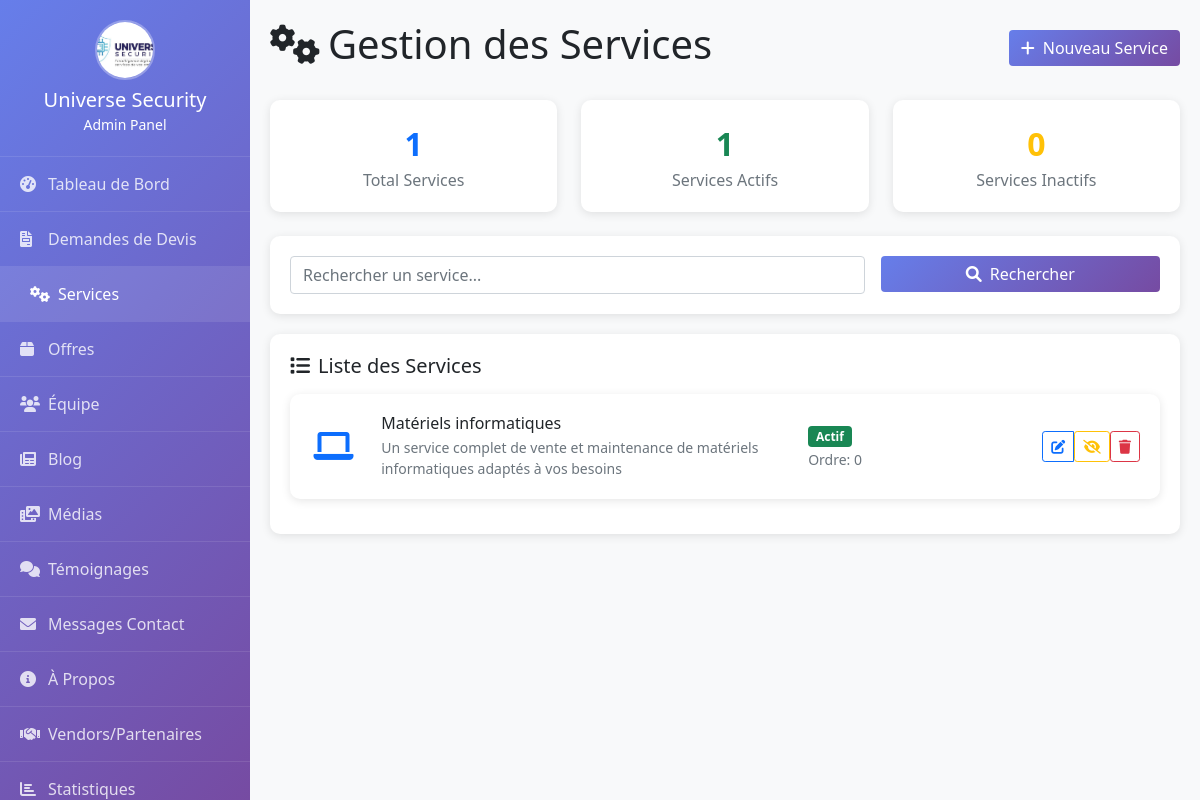
The app's page /admin/services.php (signed in) with its own data.
### tables this page shows
CREATE TABLE `services` (
  `id` int(11) NOT NULL,
  `title` varchar(100) NOT NULL,
  `description` text NOT NULL,
  `icon` varchar(50) DEFAULT NULL,
  `price` decimal(10,2) DEFAULT NULL,
  `currency` varchar(10) DEFAULT 'XOF',
  `is_active` tinyint(1) DEFAULT 1,
  `display_order` int(11) DEFAULT 0,
  `created_at` timestamp NOT NULL DEFAULT current_timestamp(),
  `updated_at` timestamp NOT NULL DEFAULT current_timestamp() ON UPDATE current_timestamp(),
  `created_by` int(11) DEFAULT NULL
);

### admin/classes/ServiceManager.php (called while the page is built, shortened)
<?php
require_once __DIR__ . '/../config/database.php';
class ServiceManager {
    private $conn;
    private $table_name = "services";
    public function __construct() {
        $database = new Database();
        $this->conn = $database->getConnection();
    }
    public function getAllServices($active_only = false) {
        $query = "SELECT s.*, a.full_name as created_by_name
                  FROM " . $this->table_name . " s
                  LEFT JOIN admins a ON s.created_by = a.id";
        $query .= " ORDER BY s.display_order ASC, s.created_at DESC";
        $stmt = $this->conn->prepare($query);
        $stmt->execute();
        return $stmt->fetchAll();
    }
    public function getServiceStats() {
        $stats = [];
        $query = "SELECT COUNT(*) as total FROM " . $this->table_name;
        $stmt = $this->conn->prepare($query);
        $stmt->execute();
        $stats['total'] = $stmt->fetch()['total'];
        $query = "SELECT COUNT(*) as count FROM " . $this->table_name . " WHERE is_active = 1";
        $stmt = $this->conn->prepare($query);
        $stmt->execute();
        $stats['active'] = $stmt->fetch()['count'];
        $stats['inactive'] = $stats['total'] - $stats['active'];
        return $stats;
    }
}
?>

### admin/config/database.php (called while the page is built, shortened)
<?php
class Database {
    private $host = 'localhost';
    private $db_name = 'universe_security_admin';
    private $username = 'root';
    private $password = '';
    public function getConnection() {
        $this->conn = null;
        try {
            $this->conn = new PDO(
                "mysql:host=" . $this->host . ";dbname=" . $this->db_name . ";charset=utf8",
                $this->username,
                $this->password,
                array(
                    PDO::ATTR_ERRMODE => PDO::ERRMODE_EXCEPTION,
                    PDO::ATTR_DEFAULT_FETCH_MODE => PDO::FETCH_ASSOC,
                    PDO::ATTR_EMULATE_PREPARES => false
                )
            );
        } catch(PDOException $exception) {
            echo "Erreur de connexion: " . $exception->getMessage();
        }
        return $this->conn;
    }
}
?>

### admin/services.php (the view, shortened to what this page needs)
<?php
require_once 'config/database.php';
require_once 'classes/ServiceManager.php';
$serviceManager = new ServiceManager();
$search = isset($_GET['search']) ? trim($_GET['search']) : '';
if(!empty($search)) {
    $services = $serviceManager->searchServices($search);
} else {
    $services = $serviceManager->getAllServices();
}
$stats = $serviceManager->getServiceStats();
?>
<!DOCTYPE html>
<html lang="fr">
<head>
    <link href="https://cdn.jsdelivr.net/npm/bootstrap@5.1.3/dist/css/bootstrap.min.css" rel="stylesheet">
    <link href="https://cdnjs.cloudflare.com/ajax/libs/font-awesome/6.0.0/css/all.min.css" rel="stylesheet">
</head>
<body>
    <?php
    include 'includes/admin_navbar.php';
    ?>
    <div class="main-content">
        <div class="d-flex justify-content-between align-items-center mb-4">
            <h1><i class="fas fa-cogs me-2"></i>Gestion des Services</h1>
            <button class="btn btn-gradient" data-bs-toggle="modal" data-bs-target="#createServiceModal">
                <i class="fas fa-plus me-2"></i>Nouveau Service
            </button>
        </div>
        <div class="row mb-4">
            <div class="col-md-4">
                <div class="stats-card">
                    <div class="stats-number text-primary"><?php echo $stats['total']; ?></div>
                    <div class="text-muted">Total Services</div>
                </div>
            </div>
            <div class="col-md-4">
                <div class="stats-card">
                    <div class="stats-number text-success"><?php echo $stats['active']; ?></div>
                    <div class="text-muted">Services Actifs</div>
                </div>
            </div>
            <div class="col-md-4">
                <div class="stats-card">
                    <div class="stats-number text-warning"><?php echo $stats['inactive']; ?></div>
                    <div class="text-muted">Services Inactifs</div>
                </div>
            </div>
        </div>
        <div class="content-card">
            <form method="GET" class="row g-3">
                <div class="col-md-8">
                    <input type="text" class="form-control" name="search"
                           value="<?php echo htmlspecialchars($search); ?>"
                           placeholder="Rechercher un service...">
                </div>
                <div class="col-md-4">
                    <button type="submit" class="btn btn-gradient w-100">
                        <i class="fas fa-search me-2"></i>Rechercher
                    </button>
                </div>
            </form>
        </div>
        <div class="content-card">
            <h5 class="mb-3"><i class="fas fa-list me-2"></i>Liste des Services</h5>
            <?php if(empty($services)): ?>
                <div class="text-center py-5">
                    <i class="fas fa-cogs fa-3x text-muted mb-3"></i>
                    <h5 class="text-muted">Aucun service trouvé</h5>
                    <p class="text-muted">Commencez par créer votre premier service.</p>
                </div>
            <?php else: ?>
                <?php foreach($services as $service): ?>
                    <div class="service-card">
                        <div class="row align-items-center">
                            <div class="col-md-1 text-center">
                                <i class="<?php echo htmlspecialchars($service['icon'] ?: 'fas fa-cog'); ?> fa-2x text-primary"></i>
                            </div>
                            <div class="col-md-6">
                                <h6 class="mb-1"><?php echo htmlspecialchars($service['title']); ?></h6>
                                <p class="text-muted mb-0 small">
                                    <?php echo htmlspecialchars(substr($service['description'], 0, 100)); ?>
                                </p>
                            </div>
                            <div class="col-md-2">
                                <span class="badge <?php echo $service['is_active'] ? 'bg-success' : 'bg-secondary'; ?>">
                                    <?php echo $service['is_active'] ? 'Actif' : 'Inactif'; ?>
                                </span><br>
                                <small class="text-muted">Ordre: <?php echo $service['display_order']; ?></small>
                            </div>
                            <div class="col-md-3 text-end">
                                <div class="btn-group" role="group">
                                    <button type="button" class="btn btn-sm btn-outline-primary"
                                            onclick="editService(<?php echo $service['id']; ?>)">
                                        <i class="fas fa-edit"></i>
                                    </button>
                                    <form method="POST" class="d-inline"
                                          onsubmit="return confirm('Changer le statut de ce service ?')">
                                        <button type="submit" name="toggle_status" class="btn btn-sm btn-outline-warning">
                                            <i class="fas fa-<?php echo $service['is_active'] ? 'eye-slash' : 'eye'; ?>"></i>
                                        </button>
                                    </form>
                                    <form method="POST" class="d-inline"
                                          onsubmit="return confirm('Êtes-vous sûr de vouloir supprimer ce service ?')">
                                        <button type="submit" name="delete_service" class="btn btn-sm btn-outline-danger">
                                            <i class="fas fa-trash"></i>
                                        </button>
                                    </form>
                                </div>
                            </div>
                        </div>
                    </div>
                <?php endforeach; ?>
            <?php endif; ?>
        </div>
    </div>
</body>
</html>

### admin/services.php (style rules this page uses)
:root { --primary-color: #667eea; --secondary-color: #764ba2; --sidebar-width: 250px; }
body { font-family: 'Segoe UI', Tahoma, Geneva, Verdana, sans-serif; background-color: #f8f9fa; }
.main-content { margin-left: var(--sidebar-width); padding: 20px; transition: all 0.3s ease; }
.content-card { background: white; border-radius: 10px; box-shadow: 0 2px 10px rgba(0,0,0,0.1); padding: 20px; margin-bottom: 20px; }
.stats-card { background: white; border-radius: 10px; box-shadow: 0 2px 10px rgba(0,0,0,0.1); padding: 20px; text-align: center; transition: transform 0.3s ease; }
.stats-number { font-size: 2rem; font-weight: bold; color: var(--primary-color); }
.service-card { background: white; border-radius: 10px; box-shadow: 0 2px 10px rgba(0,0,0,0.1); padding: 20px; margin-bottom: 15px; transition: transform 0.3s ease; }
.btn-gradient { background: linear-gradient(135deg, var(--primary-color) 0%, var(--secondary-color) 100%); border: none; color: white; }

### records on screen
services: display_order "0", title "Matériels informatiques", description "Un service complet de vente et maintenance de matériels informatiques adaptés à vos besoins", is_active "Actif"

### other values on screen
$stats['total'] "1"
$stats['active'] "1"
